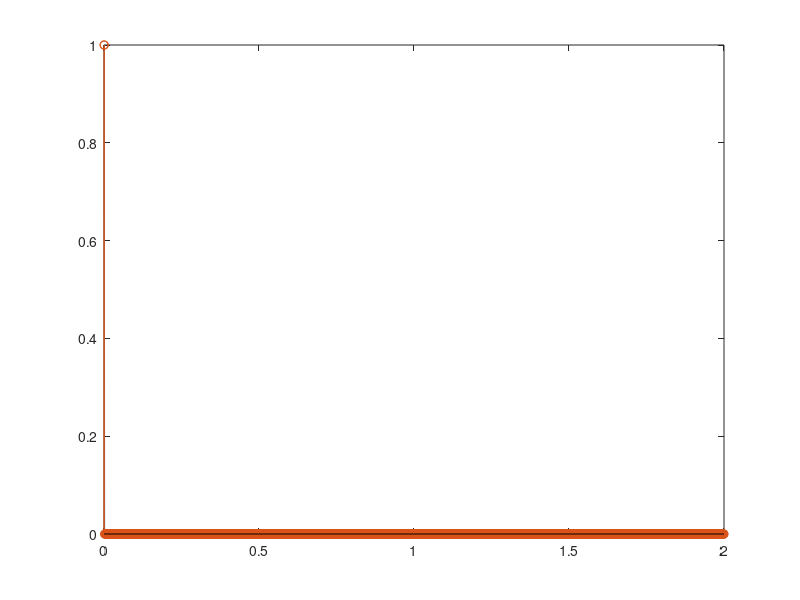

MATLAB code for this plot:
close all
clear all
clc
x=[];
t=0:0.001:2
for i=1:length(t)
    if i<=2;
        x(i)=1;
    else x(i)=0;
    end
end
 n=0:0.001:2
  plot(t,x)
  hold on
  stem(n,x)